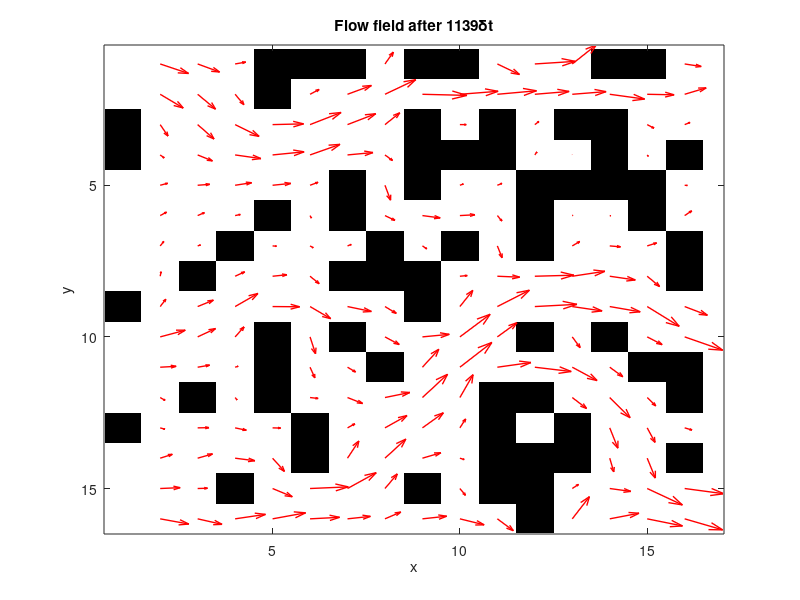

Write MATLAB code to recreate this figure.
% 2D Lattice Boltzmann (BGK) model of a fluid.
%  c4  c3   c2  D2Q9 model. At each timestep, particle densities propagate
%    \  |  /    outwards in the directions indicated in the figure. An
%  c5 -c9 - c1  equivalent 'equilibrium' density is found, and the densities
%    /  |  \    relax towards that state, in a proportion governed by omega.
%  c6  c7   c8      Iain Haslam, March 2006.
omega=1.0; density=1.0; t1=4/9; t2=1/9; t3=1/36; c_squ=1/3; 
% nx=64; ny=64;
nx=16; ny=16;
F=repmat(density/9,[nx ny 9]); FEQ=F; msize=nx*ny; CI=[0:msize:msize*7];
%a=repmat(-15:15,[31,1]);BOUND=(a.^2+a'.^2)<16;BOUND(1:nx,[1 ny])=1;
%BOUND=zeros(nx,ny);BOUND(1:nx,1)=1;%open channel
BOUND=rand(nx,ny)>0.7; %extremely porous random domain
ON=find(BOUND); %matrix offset of each Occupied Node
TO_REFLECT=[ON+CI(1) ON+CI(2) ON+CI(3) ON+CI(4) ...
            ON+CI(5) ON+CI(6) ON+CI(7) ON+CI(8)];
REFLECTED= [ON+CI(5) ON+CI(6) ON+CI(7) ON+CI(8) ...
            ON+CI(1) ON+CI(2) ON+CI(3) ON+CI(4)];
avu=1; prevavu=1; ts=0; deltaU=1e-7; numactivenodes=sum(sum(1-BOUND));%pore
while (ts<4000 & 1e-10<abs((prevavu-avu)/avu)) | ts<100
    % Propagate
    F(:,:,4)=F([2:nx 1],[ny 1:ny-1],4);F(:,:,3)=F(:,[ny 1:ny-1],3);
    F(:,:,2)=F([nx 1:nx-1],[ny 1:ny-1],2);F(:,:,5)=F([2:nx 1],:,5);
    F(:,:,1)=F([nx 1:nx-1],:,1);F(:,:,6)=F([2:nx 1],[2:ny 1],6);
    F(:,:,7)=F(:,[2:ny 1],7); F(:,:,8)=F([nx 1:nx-1],[2:ny 1],8);
    BOUNCEDBACK=F(TO_REFLECT); %Densities bouncing back at next timestep
    DENSITY=sum(F,3);
    UX=(sum(F(:,:,[1 2 8]),3)-sum(F(:,:,[4 5 6]),3))./DENSITY;% x axis: [1 2 8] - [4 5 6]
    UY=(sum(F(:,:,[2 3 4]),3)-sum(F(:,:,[6 7 8]),3))./DENSITY;% y axis: [2 3 4] - [6 7 8]
    UX(1,1:ny)=UX(1,1:ny)+deltaU; %Increase inlet pressure
    UX(ON)=0; UY(ON)=0; DENSITY(ON)=0;% bound
    U_SQU=UX.^2+UY.^2; U_C2=UX+UY; U_C4=-UX+UY; U_C6=-U_C2; U_C8=-U_C4;% ??
    % Calculate equilibrium distribution: stationary
    FEQ(:,:,9)=t1*DENSITY.*(1-U_SQU/(2*c_squ));
    % nearest-neighbours
    FEQ(:,:,1)=t2*DENSITY.*(1+UX/c_squ+0.5*(UX/c_squ).^2-U_SQU/(2*c_squ));
    FEQ(:,:,3)=t2*DENSITY.*(1+UY/c_squ+0.5*(UY/c_squ).^2-U_SQU/(2*c_squ));
    FEQ(:,:,5)=t2*DENSITY.*(1-UX/c_squ+0.5*(UX/c_squ).^2-U_SQU/(2*c_squ));
    FEQ(:,:,7)=t2*DENSITY.*(1-UY/c_squ+0.5*(UY/c_squ).^2-U_SQU/(2*c_squ));
    % next-nearest neighbours
    FEQ(:,:,2)=t3*DENSITY.*(1+U_C2/c_squ+0.5*(U_C2/c_squ).^2-U_SQU/(2*c_squ));
    FEQ(:,:,4)=t3*DENSITY.*(1+U_C4/c_squ+0.5*(U_C4/c_squ).^2-U_SQU/(2*c_squ));
    FEQ(:,:,6)=t3*DENSITY.*(1+U_C6/c_squ+0.5*(U_C6/c_squ).^2-U_SQU/(2*c_squ));
    FEQ(:,:,8)=t3*DENSITY.*(1+U_C8/c_squ+0.5*(U_C8/c_squ).^2-U_SQU/(2*c_squ));
    F=omega*FEQ+(1-omega)*F;
    F(REFLECTED)=BOUNCEDBACK;
    prevavu=avu;avu=sum(sum(UX))/numactivenodes; ts=ts+1;
end
figure;colormap(gray(2));image(2-BOUND');hold on;
% figure;colormap(gray(2));image(~BOUND');hold on;
quiver(2:nx,1:ny,UX(2:nx,:)',UY(2:nx,:)','r','linewidth',1);
title(['Flow field after ',num2str(ts),'\deltat']);xlabel('x');ylabel('y');
